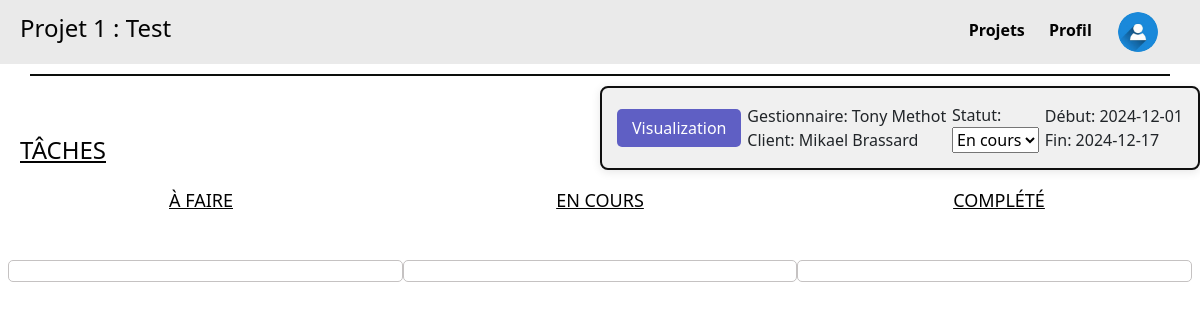
Before: /projet/1 with the older database file.
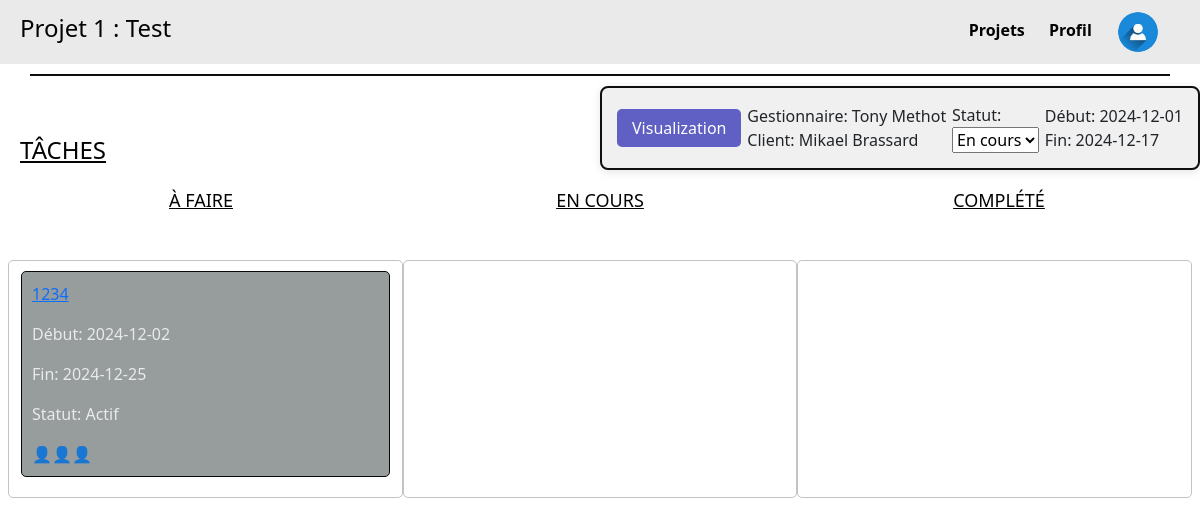
After: the same page with the newer database file.
### tables this page shows
CREATE TABLE Projet_proj (
    proj_id INTEGER PRIMARY KEY,
    proj_clnt_id INTEGER NOT NULL,
    proj_etat_etat INTEGER NOT NULL,
    proj_emp_id INTEGER NOT NULL,
    proj_nom TEXT NOT NULL,
    proj_dateDebut DATE,
    proj_dateFin DATE,
    proj_isTemplate BOOLEAN,
    FOREIGN KEY (proj_clnt_id) REFERENCES Client_clnt(clnt_id),
    FOREIGN KEY (proj_etat_etat) REFERENCES Etat_etat(etat_id),
    FOREIGN KEY (proj_emp_id) REFERENCES Employee_emp(emp_id)
);

CREATE TABLE Tache_tch (
    tch_id INTEGER PRIMARY KEY,
    tch_proj_id INTEGER NOT NULL,
    tch_etat_etat INTEGER NOT NULL,
    tch_parent INTEGER,
    tch_nom TEXT NOT NULL,
    tch_dateDebut DATE,
    tch_dateFin DATE,
    FOREIGN KEY (tch_proj_id) REFERENCES Projet_proj(proj_id),
    FOREIGN KEY (tch_etat_etat) REFERENCES Etat_etat(etat_id),
    FOREIGN KEY (tch_parent) REFERENCES Tache_tch(tch_id)
);

CREATE TABLE Etat_etat (
    etat_id INTEGER PRIMARY KEY,
    etat_nom TEXT NOT NULL
);

### main.py (the view)
@app.route('/projet/<int:id>', methods=['GET'])
def projet(id):
    projet = get_projet_by_id(id)
    if projet is None:
        return "Project not found", 404  # Or render a custom 404 page
    taches = get_taches_by_project(id)
    return render_template('projet.html', projet=projet, taches=taches)

### main.py (called while the page is built)
def get_taches_by_project(proj_id):
    conn = sqlite3.connect(DB)  # Connect to the database
    cursor = conn.cursor()
    query = """
    SELECT
        Tache_tch.tch_id AS id,
        Tache_tch.tch_proj_id AS projet_id,
        Etat_etat.etat_nom AS statut,  -- Get the status name instead of its ID
        Tache_tch.tch_nom AS nom,
        Tache_tch.tch_dateDebut AS dateDebut,
        Tache_tch.tch_dateFin AS dateFin
    FROM Tache_tch
    LEFT JOIN Etat_etat ON Tache_tch.tch_etat_etat = Etat_etat.etat_id  -- Join with the Etat_etat table
    WHERE Tache_tch.tch_proj_id = ? AND Tache_tch.tch_parent IS NULL;
    """
    cursor.execute(query, (proj_id,))
    taches = cursor.fetchall()
    conn.close()
    return taches

### templates/projet.html (shortened to what this page needs)
<!DOCTYPE html>
<html lang="fr">
  <head>
    <link rel="stylesheet" href="/static/css/style.css" />
    <link
      href="https://cdn.jsdelivr.net/npm/bootstrap@5.3.3/dist/css/bootstrap.min.css"
      rel="stylesheet"
    />
  </head>
  <body>
    <div class="header">
      <h4>{{ projet[4] }}</h4>
      <div class="menu">
        <a href="{{ url_for('listeProjets') }}" class="highlight-link"
          >Projets</a
        >
        <a href="{{ url_for('profil') }}" class="highlight-link">Profil</a>
        <a href="#" class="user-icon">
          <img
            src="../static/images/icon_utiliateur.jpg"
            alt="User Icon"
            width="40"
            height="40"
          />
        </a>
      </div>
    </div>
    <div class="divider"></div>
    <h4 class="taches">TÂCHES</h4>
    <div class="project-details">
    <div>     <a href="{{ url_for('visualization', project_id=projet[0]) }}" class="vis-button">Visualization</a> </div>
      <div class="part1">
        <p>Gestionnaire: {{ projet[8] }}</p>
        <p>Client: {{ projet[7] }}</p>
      </div>
      <div class="part2">
        <label for="status">Statut:</label>
        <select id="status">
          <option value="en_cours">En cours</option>
        </select>
      </div>
      <div class="part3">
        <p>Début: {{ projet[5] }}</p>
        <p>Fin: {{ projet[6] }}</p>
      </div>
    </div>
    <div class="task-status">
      <h4 class="A_faire">À FAIRE</h4>
      <h4 class="en_cours">EN COURS</h4>
      <h4 class="complete">COMPLÉTÉ</h4>
    </div>
    <div class="tasks-container row">
      <div
        class="column col-12 col-md-4"
        ondrop="drop(event)"
        ondragover="allowDrop(event)"
      >
        {% for tache in taches %}
        <div
          class="task"
          id="task{{ tache[0] }}"
          draggable="true"
          ondragstart="drag(event)"
        >
          <a href="{{ url_for('tache', proj_id=projet[0], task_id=tache[0]) }}">
            <p>{{ tache[3] }}</p>
          </a>
          <p>Début: {{ tache[4] }}</p>
          <p>Fin: {{ tache[5] }}</p>
          <p>Statut: {{ tache[2] }}</p>
          <div class="icons">👤👤👤</div>
        </div>
        {% endfor %}
      </div>
      <div
        class="column col-12 col-md-4"
        ondrop="drop(event)"
        ondragover="allowDrop(event)"
      >
      </div>
      <div
        class="column col-12 col-md-4"
        ondrop="drop(event)"
        ondragover="allowDrop(event)"
      >
      </div>
    </div>
  </body>
</html>

### static/css/style.css (style rules this page uses)
body { font-family: Arial, sans-serif; margin: 0; padding: 0; background: #eaeaea; background-size: cover; }
.header { display: flex; justify-content: space-between; align-items: center; background-color: #eaeaea; padding: 10px 20px; color: #030303; }
.divider { width: 95%; height: 2px; background-color: #0c0e0c; margin: 10px auto; }
.taches { position: absolute; left: 20px; margin-top: 50px; text-decoration: underline; color: #030303; }
.highlight-link { position: relative; text-decoration: none; color: #a80c67; padding: 5px 0; }
.menu a { margin-right: 20px; text-decoration: none; color: #020202; font-weight: bold; }
.user-icon { display: inline-block; font-size: 20px; border: 2px solid transparent; background-color: transparent; border-radius: 50%; margin-top: auto; vertical-align: middle; border-radius: 100%; overflow: hidden; margin: 0; padding: 0; }
.project-details { top: 20px; right: 20px; width: 90%; margin-left: auto; max-width: 600px; background-color: #f0f0f0; border: 2px solid #0f0f0f; border-radius: 8px; padding: 15px; box-shadow: 0 2px 10px rgba(3, 3, 3, 0.1); display: flex; justify-content: space-between; align-items: center; }
.part1, .part2, .part3 { display: flex; flex-direction: column; }
.part1 p, .part2 p, .part3 p { margin: 0; }
.column { width: 100%; background-color: transparent; padding: 10px; border: 1px solid #c5c2c2; border-radius: 5px; margin-bottom: 20px; }
.task { background-color: #979c9c; padding: 10px; margin-bottom: 10px; border-radius: 5px; border: 1px solid #080808; color: #eaeaea; }
.icons { display: flex; justify-content: flex-start; }
.task-status { display: flex; justify-content: space-evenly; margin-bottom: 20px; flex-wrap: wrap; }
.A_faire, .en_cours, .complete { margin-top: 20px; font-size: 18px; color: #020202; text-decoration: underline; text-align: center; width: 100%; }
@media (min-width: 576px) { .A_faire, .en_cours, .complete { width: auto; } }
.tasks-container { display: flex; flex-wrap: wrap; justify-content: space-between; padding: 20px; }
@media (min-width: 768px) { .A_faire, .en_cours, .complete { width: 33%; } }
.task { background-color: #979c9c; padding: 10px; margin-bottom: 10px; border-radius: 5px; border: 1px solid #080808; color: #eaeaea; cursor: move; }
.vis-button { background-color: #5f5fc4; color: white; border: none; padding: 8px 15px; border-radius: 5px; cursor: pointer; text-decoration: none; }

Changed rows visible on the page:
added Tache_tch: tch_nom "1234", tch_dateDebut "2024-12-02", tch_dateFin "2024-12-25", etat_nom "Actif"
